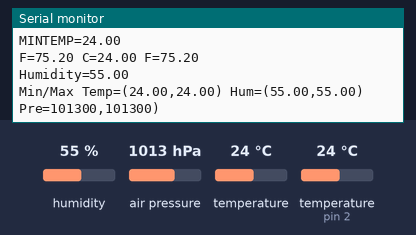
A sketch run on a simulated Arduino Uno, built with avr-gcc and run on an emulated ATmega328P. On the bench: the last lines printed to the serial monitor. The inputs (shaded band) are chosen by the test bench; at power-on: humidity 55 %, air pressure 1013 hPa, temperature 24 °C, temperature (sensor on pin 2) 24 °C. No radio packets arrive unless stated.

Above: at 1.2 s.
1.3 s: humidity set to 22 %
At 4.7 s:
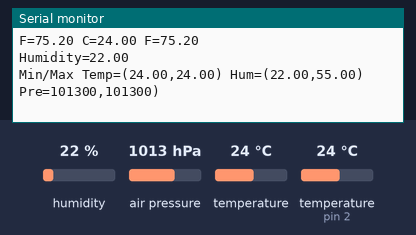
5.3 s: air pressure set to 952 hPa
At 8.4 s:
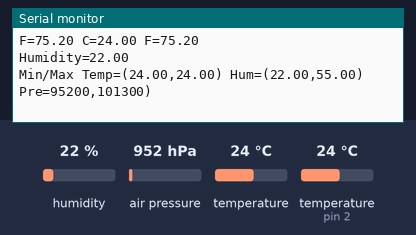
9.3 s: temperature (sensor 0) set to 12 °C
At 12.2 s:
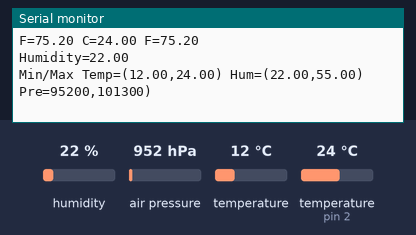
13.3 s: temperature (sensor on pin 2) set to 12 °C
At 15.9 s:
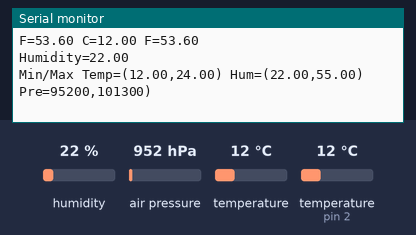
17.3 s: humidity set to 40 %
At 18.4 s:
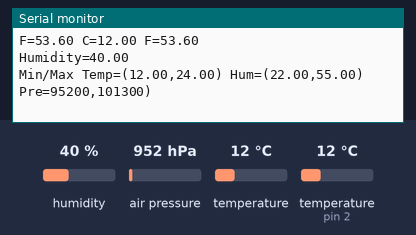
21.3 s: air pressure set to 1025 hPa
At 22.1 s:
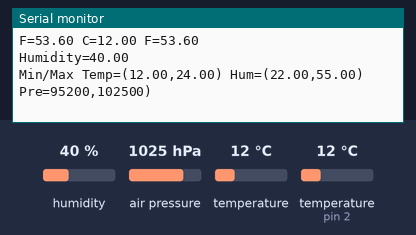
Timing chart, 0 to 24.3 s (numbered marks = the images above; inputs shaded):
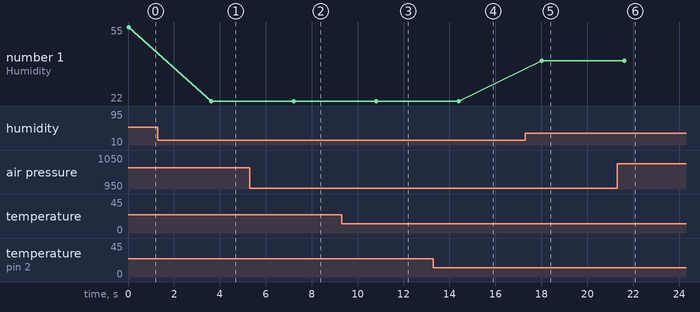

Measured:
- after the input at 1.3 s, the serial monitor: prints a new line after 2.3 s (image 1)
- after the input at 5.3 s, the serial monitor: prints a new line after 1.9 s (image 2)
- after the input at 9.3 s, the serial monitor: prints a new line after 1.5 s (image 3)
- after the input at 13.3 s, the serial monitor: prints a new line after 1.1 s (image 4)
- after the input at 17.3 s, the serial monitor: prints a new line after 0.71 s (image 5)
- after the input at 21.3 s, the serial monitor: prints a new line after 0.30 s (image 6)
- plotted number 1: 55 → 22 after the input at 1.3 s, 22 → 40 after the input at 17.3 s

The sketch:

WeatherStation.ino
```cpp
    #include <DHT.h>

    #include <stdarg.h>
    #include <Wire.h>
    #include <Adafruit_BMP085.h>

    #include <RH_ASK.h>
    #include <SPI.h> // Not actually used but needed to compile

    /***************************************************
    Reads temp and pressure from the BMP180 sensor
    and transmits a formated string in the following format

    ID is a numeric identifier in case you have several transmitters
    T is temperature in Celcius
    P is pressure in pascals

    ID=1 T=26.0 P=100100
    ****************************************************/

    // Sensor uses https://github.com/adafruit/Adafruit-BMP085-Library
    // BMP180 is compatible with BMP085
    // VCC to 3.3V (not 5.0V)
    // GND to Ground
    // SCL to i2c clock Analog 5
    // SDA to i2c data Analog 4
    // EOC is not used (signifies End Of Conversion)
    // XCLR reset pin, not used

    // Transmitter uses http://www.airspayce.com/mikem/arduino/RadioHead/ library
    // The driver used is RH_ASK
    // Three pins, VCC 3.3v, GND and DATA to pin 12

    Adafruit_BMP085 bmp;

    RH_ASK driver(1200, 11, 12, 10, false);

      float minTemp;
  float maxTemp;
  float minHum;
  float maxHum;
  long minPre, maxPre;

    // Unique id for this Arduino so receiver can identify different transmitters
    int id=1;

    /*
      Uses sprintf to format arguments into a string buffer
      Sends to serial port and transmitter
    */
    void transmit(char *fmt, ...) {
        char buf[64]; // resulting string limited to 128 chars
        // initialise buffer will all spaces
        for (int i=0; i<sizeof(buf); i++) {
            buf[i] = 32;
        }
        va_list args;
        va_start (args, fmt );
        vsnprintf(buf, 56, fmt, args);
        va_end (args);
//        Serial.print("STRLEN=");
//        Serial.println(strlen(buf));
//        Serial.println(buf);
        // replace the 0 terminator with a space
        buf[strlen(buf)] = 32;
        driver.send((uint8_t *)buf, 56);
        driver.waitPacketSent();
    }

    int iPart(float f) {
        return (int)f;
    }
    int fPart(float f) {
        return (f-iPart(f))*10;
    }
    /*
      the %f not supported in STD lib
      Format the temperature into int and decimal parts
      and transmit it
    */
    void sendMeasurement(float t, long p, float h) {
        int iP = iPart(t);
        int fP = fPart(t);
        transmit("ID=%d T=%d.%d P=%lu H=%d", id, iP, fP, p, (int)h);
        delay(500);

        // @TODO should the sensor controller keep min/max values?
//        transmit("ID=%d TR=(%d.%d,%d.%d) PR=(%lu,%lu) HR=(%d,%d)", id,
//                 iPart(minTemp), fPart(minTemp), iPart(maxTemp), fPart(maxTemp),
//                 minPre, maxPre, (int)minHum, (int)maxHum);

        // ID=1 TR=(15.6,15.6) PR=(102315,102320) HR=(40,40)
        // ID=1 T=13.60 P=102252 H=41 TR=(0.0,20.0) PR=(100000,101325) HR=(35,76)

     float t1 = maxTemp;
    }

#define DHTPIN 2
#define DHTTYPE DHT11
DHT dht(DHTPIN, DHTTYPE);


// ID=1 T=8.0 P=102336 H=44 W=99.9 D=999 R=99.9


    void setup() {
        Serial.begin(115200);

        if (!bmp.begin()) {
           Serial.println("Could not find a valid BMP085 sensor, check wiring!");
            while (1) {}
        }

        dht.begin();

        minTemp = bmp.readTemperature();
        Serial.print("MINTEMP=");
        Serial.println(minTemp);
        maxTemp = minTemp;
        minHum = dht.readHumidity();
        maxHum = minHum;
        minPre = bmp.readPressure();
        maxPre = minPre;

        if (!driver.init())
          Serial.println("ASK init failed");
    }

    float toCelcius(float f) {
        return ((f-32.0)*5)/9;
    }

    float toFahrenheit(float c) {
      return (c*9/5)+32;
    }

    void loop() {

        float t = bmp.readTemperature();
        long p = bmp.readPressure();

        // @TODO query other sensors such as humidity, wind speed/direction, rain


      float dh = dht.readHumidity();
      float dt = dht.readTemperature(true);

      if (t < minTemp) {
        minTemp = t;
      }
      if (t > maxTemp) {
        maxTemp = t;
      }

      if (dh < minHum) {
        minHum = dh;
      }
      if (dh > maxHum) {
        maxHum = dh;
      }
      if (p > maxPre) {
        maxPre = p;
      }
      if (p < minPre) {
        minPre = p;
      }

      if (isnan(dt) || isnan(dh)) {
          Serial.println("Failed to read from DHT");
      } else {
        Serial.print("F=");
        Serial.print(dt);
        Serial.print(" C=");
        Serial.print(toCelcius(dt));
        Serial.print(" F=");
        Serial.println(toFahrenheit(toCelcius(dt)));
        Serial.print("Humidity=");
        Serial.println(dh);
      }

      Serial.print("Min/Max Temp=(");
      Serial.print(minTemp);
      Serial.print(",");
      Serial.print(maxTemp);
      Serial.print(") Hum=(");
      Serial.print(minHum);
      Serial.print(",");
      Serial.print(maxHum);
      Serial.print(") Pre=");
      Serial.print(minPre);
      Serial.print(",");
      Serial.print(maxPre);
      Serial.println(")");


        // transmit the results
        sendMeasurement(t, p, dh);
        Serial.println();
        Serial.println();
        delay(3000);
    }
```
